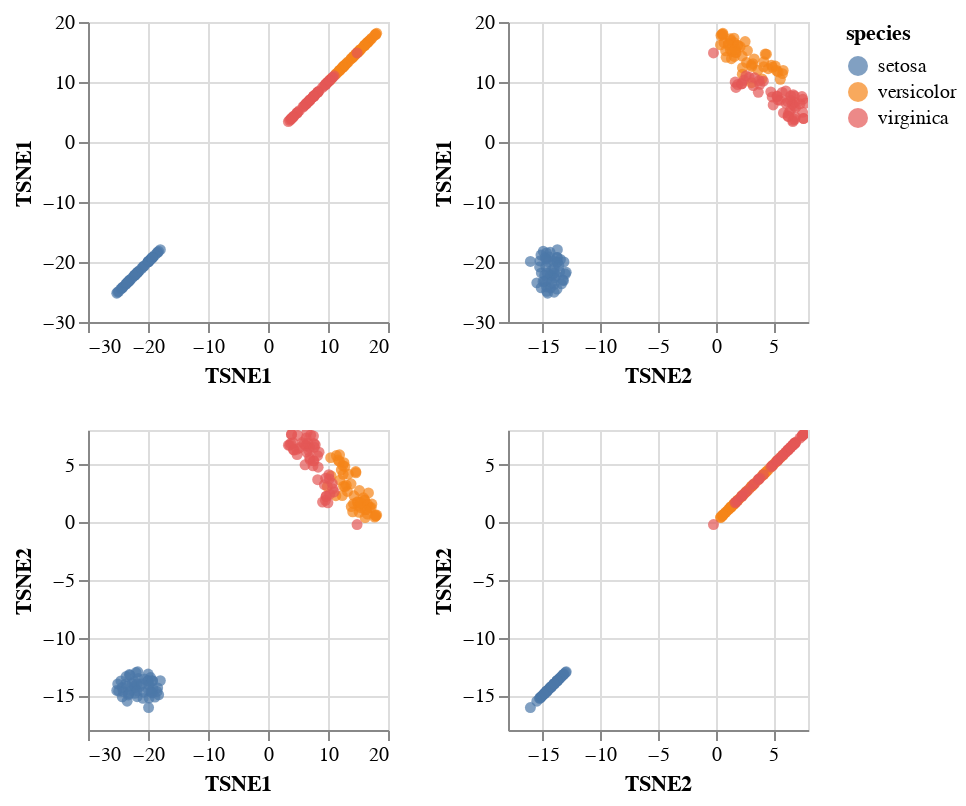

This figure's notebook cell:
### Code cell
alt.Chart(iris_tsne_df).mark_circle().encode(
    alt.X(alt.repeat("column"), type='quantitative'),
    alt.Y(alt.repeat("row"), type='quantitative'),
    color='species'
).properties(
    width=150,
    height=150
).repeat(
    row=list(iris_tsne_df.columns)[:-1],
    column=list(iris_tsne_df.columns)[:-1]
).interactive()

### Figure 1 — Vega-Lite specification as saved in the notebook (floating-point values rounded to 4 significant figures; data arrays with more than 128 entries replaced by an {"elided": "..."} marker saying what was removed)
{"config": {"view": {"continuousWidth": 400, "continuousHeight": 300}}, "repeat": {"column": ["TSNE1", "TSNE2"], "row": ["TSNE1", "TSNE2"]}, "spec": {"data": {"name": "data-6de8ec062ece444460cc7e328484b2ac"}, "mark": "circle", "encoding": {"color": {"type": "nominal", "field": "species"}, "x": {"type": "quantitative", "field": {"repeat": "column"}}, "y": {"type": "quantitative", "field": {"repeat": "row"}}}, "height": 150, "selection": {"selector009": {"type": "interval", "bind": "scales", "encodings": ["x", "y"]}}, "width": 150}, "$schema": "https://vega.github.io/schema/vega-lite/v4.8.1.json", "datasets": {"data-6de8ec062ece444460cc7e328484b2ac": {"elided": "150 records"}}}
